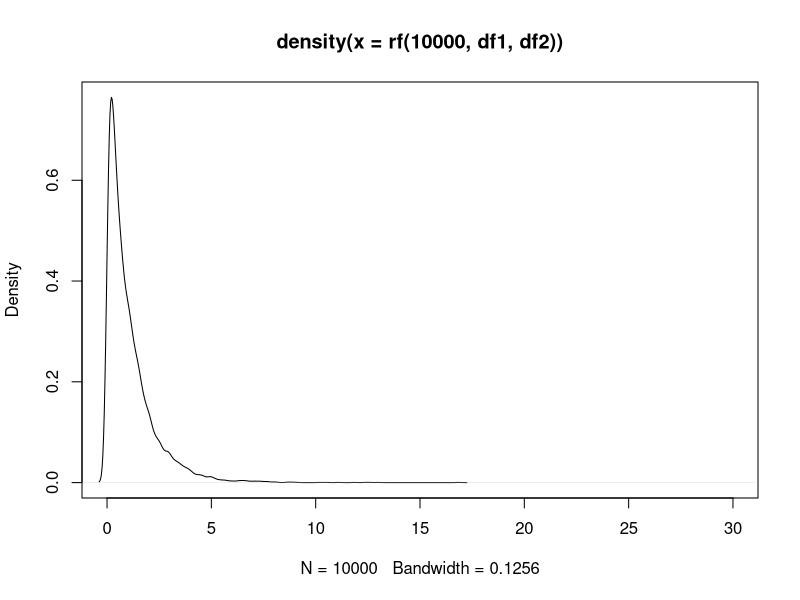
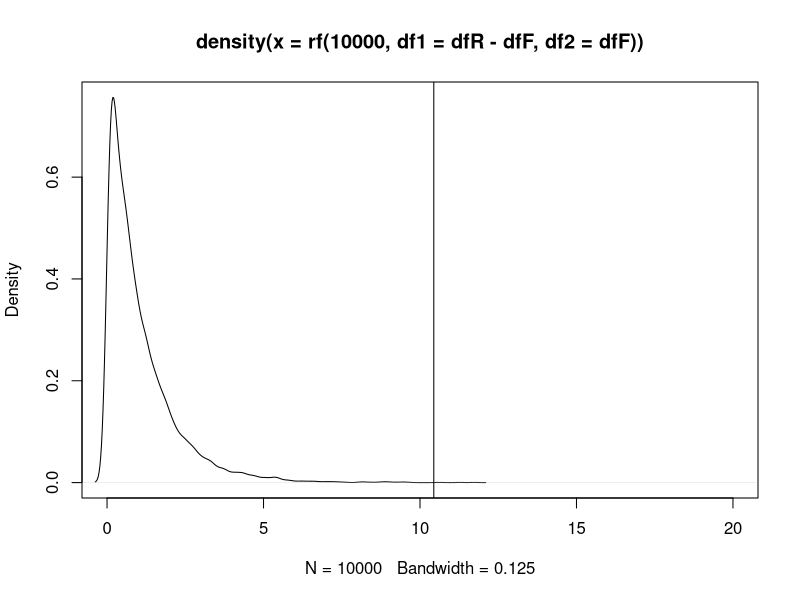

Here is the R script that generated these plots, in order:
# Lecture:  05mlr.pdf
# Topic:    Multiple linear regression in R
# Author:   Edoardo Costantini
# Created:  2022-09-13
# Modified: 2022-09-13

# Prepare the environment -----------------------------------------------------

    # Define variables
    y <- mtcars$mpg
    x1 <- mtcars$cyl
    x2 <- mtcars$wt
    n <- nrow(mtcars)
    p <- 2 # numer of prameters: 1 intercept, 2 regression coefficients

    # Fit model
    lmfit <- lm(y ~ x1 + x2)

    # Compute summary
    summary(lmfit)

# Compute reported values by hand ---------------------------------------------

    # T values
    b1_hat <- lmfit$coefficients["x1"]
    b1_hat_se <- coef(summary(lmfit))["x1", "Std. Error"]
    b1_hat_tv <- b1_hat / b1_hat_se

    # P-values
    b1_hat_pval <- pt(q = b1_hat_tv, df = n - p - 1, lower.tail = TRUE)*2

    # Compare with lm function results
    coef(summary(lmfit))["x1", ]
    c(tval = b1_hat_tv, pval = b1_hat_pval)

# R2 significance testing -----------------------------------------------------

    # Compute fitted values
    y_hat <- fitted(lmfit)

    # Compute residuals
    Er <- TSS <- sum( (y - mean(y))^2 )   # baseline prediction error
    Ef <- SSE <- sum((y - y_hat)^2) #     # prediction error

    # Compute degrees of freedom
    dfR <- (n - 0 - 1)
    dfF <- (n - p - 1)

    # Compute the f statistic
    Fstat <- ((Er - Ef) / (dfR - dfF)) / (Ef / dfF)
    summary(lmfit)$fstatistic

    # Null hypothesis distribution
    df1 <- p
    df2 <- n - p - 1
    plot(density(rf(1e4, df1, df2)), xlim = c(0,30))
    abline(v = Fstat)

    pf(Fstat, df1, df2, lower.tail = FALSE)

    # Relationship to R^2
    R2 <- 1 - Ef/Er
    summary(lmfit)$r.squared
    # Not the same as the F score, but:
    # - in Ef/Er, if Ef is bigger, R2 is smaller -> model is not good
    # - in Er - Ef, if Ef is bigger, F is smaller -> model is not good

# R2 model comparison ---------------------------------------------------------

    # Define objectes you'll need
    y <- mtcars$mpg     # store the dependent variablne
    n <- nrow(mtcars)   # store the sample size

    # Model 1
    lmfit1 <- lm(mpg ~ cyl, data = mtcars)

    # Model 2
    lmfit2 <- lm(mpg ~ cyl + wt + hp, data = mtcars)

    # Test R2 change with anova R-function
    R2_change <- anova(lmfit1, lmfit2)

    # Compute residuals
    TSS <- sum((y - mean(y))^2)
    Er <- SSEr <- sum((y - predict(lmfit1))^2) # baseline prediction error
    Ef <- SSEf <- sum((y - predict(lmfit2))^2) # prediction error
    R2_change$RSS

    # Compute degrees of freedom
    dfR <- (n - (length(lmfit1$coefficients) - 1) - 1)
    dfF <- (n - (length(lmfit2$coefficients) - 1) - 1)
    R2_change$Res.Df

    # Compute the f statistic
    Fstat <- ((Er - Ef) / (dfR - dfF)) / (Ef / dfF)
    R2_change$F

    # Anova output
    pf(Fstat, df1 = dfR - dfF, df2 = dfF, lower.tail = FALSE)
    R2_change$'Pr(>F)'

    # Null hypothesis distribution
    plot(density(rf(1e4, df1 = dfR - dfF, df2 = dfF)), xlim = c(0, 20))
    abline(v = Fstat)

# Relationship of F and R^2 ---------------------------------------------------

    # Define R2 for the two models
    R2f <- 1 - SSEf / TSS
    R2r <- 1 - SSEr / TSS

    # Compute difference in R2 between full and restricted model
    R2_diff <- R2f - R2r
    R2_diff 

    # Check how you would compute the Fstat starting from R2_diff
    all.equal(
        target = Fstat,
        current = R2_diff * TSS / (dfR - dfF) / (Ef / dfF)
    )

    # Check how you would compute the R2_diff starting from Fstat
    all.equal(
        target = R2_diff,
        current = Fstat * (Ef / dfF) * (dfR - dfF) / TSS
    )

# > How do we get there? ------------------------------------------------------

# 1. Consider the usual formula to compute the F statistic

    # Check the current value of F stat returned by anova function
    R2_change$F[2]

    # Compute the F statistic with the general formula
    ((Er - Ef) / (dfR - dfF)) / (Ef / dfF)

    # Note that Er = SSEr and Ef = SSEf
    ((SSEr - SSEf) / (dfR - dfF)) / (Ef / dfF)

# 2. Consider the usual formula to compute the change in R-square

    # The R change is their difference
    R2f - R2r

    # Which we can write in full
    (1 - SSEf / TSS ) - (1 - SSEr / TSS)

# 3. Simplify this formula by removing the parenthesis

    # Carry over the minus
    1 - SSEf / TSS - 1 + SSEr / TSS

    # 1 - 1 = 0
    SSEr / TSS - SSEf / TSS

    # Write with the common denominator
    (SSEr - SSEf) / TSS

# 5. Solve for R2_diff = (SSEr - SSEf) / TSS for (SSEr - SSEf)

    # Multiply left and write by TSS: TSS * R2_diff = (SSEr - SSEf)
    all.equal(R2_diff * TSS, (SSEr - SSEf))

    # Replace SSEr - SSEf with its equivalent R2_diff * TSS in the F general formula
    (R2_diff * TSS / (dfR - dfF)) / (Ef / dfF)

    # Compare to original F statistic
    Fstat

    # Yay!